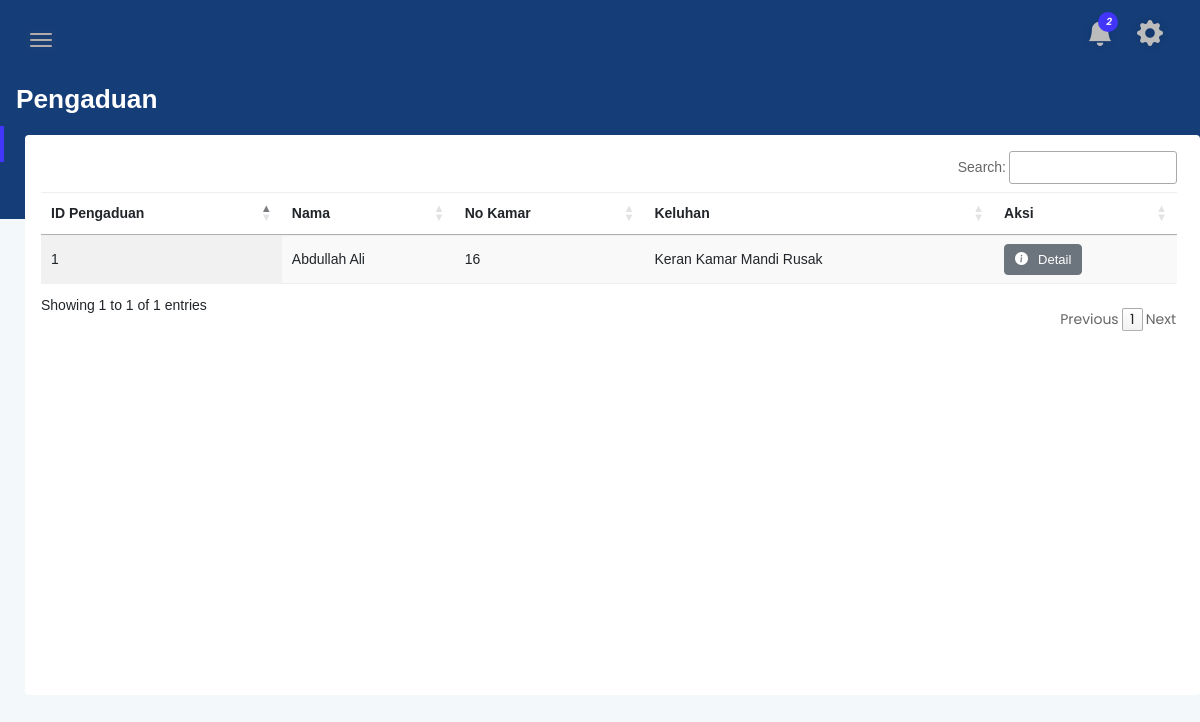
Screenshot of /admin/pengaduan.php (signed in) with the database file from the repository.
### tables this page shows
CREATE TABLE `pengaduan` (
  `id_pgd` int(255) UNSIGNED NOT NULL,
  `nama_pgd` varchar(255) NOT NULL,
  `no_kamar_pgd` varchar(255) NOT NULL,
  `isi_pgd` varchar(255) NOT NULL,
  `lampiran_pgd` varchar(255) NOT NULL,
  `judul_pgd` varchar(255) NOT NULL
);

### admin/method/pengaduan/ViewPengaduan.php
<?php
include 'database/config.php';
$sql = "SELECT * FROM pengaduan";
$hasil = mysqli_query($conn, $sql);
while ($data = mysqli_fetch_array($hasil, MYSQLI_ASSOC)) {
?>
    <tr>
        <td>
            <?php echo $data['id_pgd']; ?>
        </td>
        <td>
            <?php echo $data['nama_pgd']; ?>
        </td>
        <td>
            <?php echo $data['no_kamar_pgd']; ?>
        </td>
        <td>
            <?php echo $data['judul_pgd']; ?>
        </td>
        <th>
            <button class="btn btn-secondary btn-xs" data-bs-toggle="modal" data-bs-target="#detail_pengaduan<?php echo $data['id_pgd']; ?>">
                <i class="bi-info-circle-fill" style="padding-right: 10px;"></i>Detail
            </button>
        </th>
    </tr>
<?php
}
?>

### admin/css/typography.css (style rules this page uses)
body { font-size: 14px; font-family: 'Lato', sans-serif; }
button { cursor: pointer; outline: none!important; letter-spacing: 0; }

### admin/css/default-css.css (style rules this page uses)
* { margin: 0; padding: 0; box-sizing: border-box; }
*, *:before, *:after { -moz-box-sizing: border-box; -webkit-box-sizing: border-box; box-sizing: border-box; }
html { -webkit-font-smoothing: antialiased; }
body { background: #fff; font-weight: normal; -webkit-font-smoothing: antialiased; -webkit-text-size-adjust: 100%; }
:root { --primary-color: #4336FB; }

### admin/css/styles.css (style rules this page uses)
.btn { padding: 11px 17px; font-size: 13px; letter-spacing: 0; }
.btn-xs { padding: 5px 10px; }
table tr th { border-bottom: none; }
table tr th, table tr td { border-top: 1px solid rgba(120, 130, 140, 0.13) !important; }

### admin/css/calendar.css (style rules this page uses)
body { height: 100%; width: 100%; margin: 0; background: #005C97; background: -webkit-linear-gradient(left, #363795, #005C97); background: -moz-linear-gradient(left, #363795, #005C97); background: -o-linear-gradient(left, #363795, #005C97); background: linear-gradient(to right, #363795, #005C97); font-family: Helvetica; }

### rows the page displays
pengaduan: id_pgd "1", nama_pgd "Abdullah Ali", no_kamar_pgd "16", judul_pgd "Keran Kamar Mandi Rusak"
